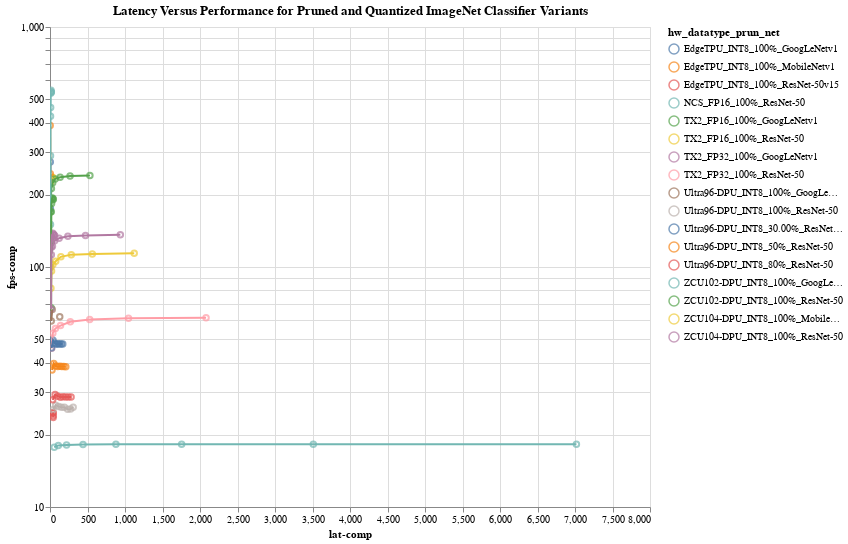

Notebook code cell kept with this figure:
### Markdown cell above
### Line Plot

### Code cell
#hide_input
dataframe = imagenet_df
sel = alt.selection_multi(fields=["hw_datatype_prun_net"], bind="legend")
fig25_dot = alt.Chart(dataframe).mark_point().encode(
    x='lat-comp',
    y=alt.Y('fps-comp', scale=alt.Scale(type="log")),
    color=select_color(sel, 'hw_datatype_prun_net:N'),
    tooltip=['Op mode', 'fps-comp', 'lat-comp', 'HWType', 'batch/thread/stream'],
)
fig25_line = alt.Chart(dataframe).mark_line().encode(
    x='lat-comp',
    y='fps-comp',
    color=select_color(sel, 'hw_datatype_prun_net:N'),
    tooltip=['Op mode', 'fps-comp', 'lat-comp', 'HWType', 'batch/thread/stream'],
)

fig = (fig25_dot+fig25_line).properties(
    title="Latency Versus Performance for Pruned and Quantized ImageNet Classifier Variants",
    width=W,
    height=H,
).add_selection(sel).interactive()

fig
